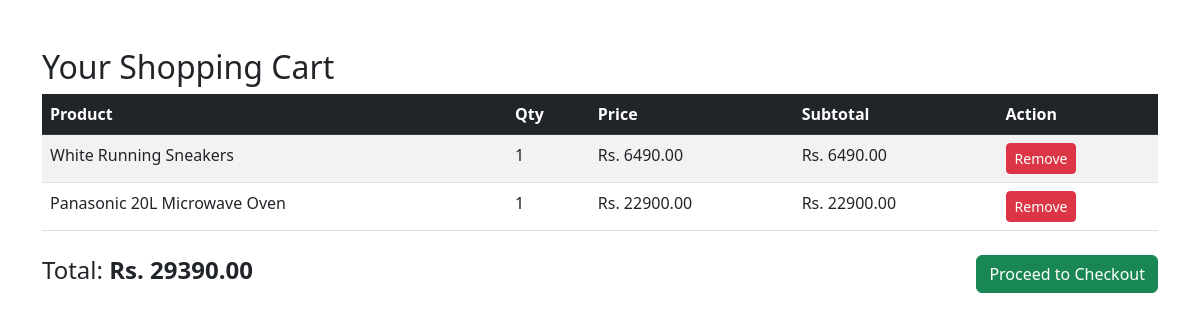
/cart/ (signed in), run on an earlier commit of the app's database.
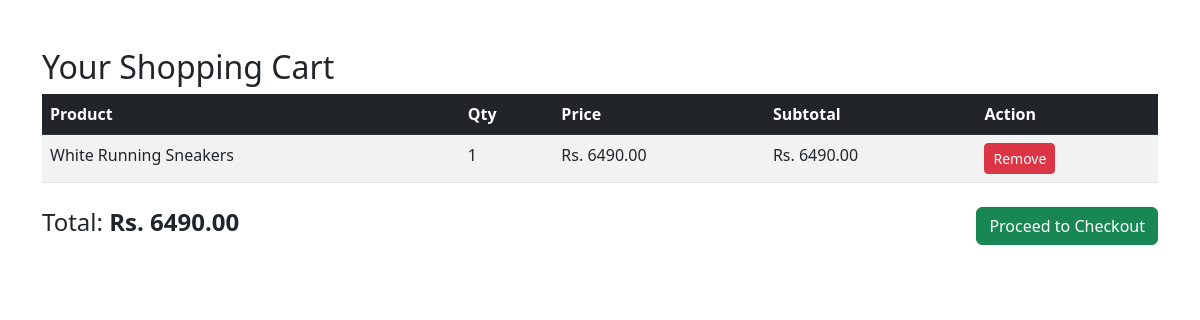
And on a later commit of the database.
### store/models.py (models this page shows, shortened)
class CartItem(models.Model):
    user = models.ForeignKey(User, on_delete=models.CASCADE)
    product = models.ForeignKey(Product, on_delete=models.CASCADE)
    quantity = models.PositiveIntegerField(default=1)
    def subtotal(self):
        return self.quantity * self.product.price

class Product(models.Model):
    name = models.CharField(max_length=100)
    description = models.TextField()
    price = models.DecimalField(max_digits=10, decimal_places=2)
    image = models.ImageField(upload_to='product_images/')
    category = models.ForeignKey(Category, on_delete=models.CASCADE)
    is_deal = models.BooleanField(default=False)
    likes = models.ManyToManyField(User, related_name='liked_products', blank=True)

### store/views.py (the view)
# urls.py: path('cart/', views.view_cart, name='view_cart'),
@login_required
def view_cart(request):
    cart_items = CartItem.objects.filter(user=request.user)
    total = sum(item.subtotal() for item in cart_items)
    return render(request, 'store/cart.html', {
        'cart_items': cart_items,
        'total': total
    })

### store/templates/store/cart.html (shortened to what this page needs)
<!DOCTYPE html>
<html>
<head>
  <link href="https://cdn.jsdelivr.net/npm/bootstrap@5.3.0/dist/css/bootstrap.min.css" rel="stylesheet">
</head>
<body>
<div class="container mt-5">
  <h2>Your Shopping Cart</h2>
  {% if cart_items %}
    <table class="table table-striped">
      <thead class="table-dark">
        <tr>
          <th>Product</th>
          <th>Qty</th>
          <th>Price</th>
          <th>Subtotal</th>
          <th>Action</th>
        </tr>
      </thead>
      <tbody>
        {% for item in cart_items %}
          <tr>
            <td>{{ item.product.name }}</td>
            <td>{{ item.quantity }}</td>
            <td>Rs. {{ item.product.price }}</td>
            <td>Rs. {{ item.subtotal }}</td>
            <td>
              <a href="{% url 'remove_from_cart' item.product.id %}" class="btn btn-danger btn-sm">
                Remove
              </a>
            </td>
          </tr>
        {% endfor %}
      </tbody>
    </table>
    <div class="d-flex justify-content-between align-items-center mt-4">
      <h4>Total: <strong>Rs. {{ total }}</strong></h4>
      <a href="{% url 'checkout' %}" class="btn btn-success">Proceed to Checkout</a>
    </div>
  {% else %}
    <div class="alert alert-warning text-center">
      Your cart is empty.
    </div>
  {% endif %}
</div>
</body>
</html>

What changed in the data, as far as the page shows it:
removed CartItem: product.name "Panasonic 20L Microwave Oven", quantity "1", product.price "22900.00", subtotal "22900.00"
Also different on the page:
{{ total }}: "29390.00" → "6490.00"
